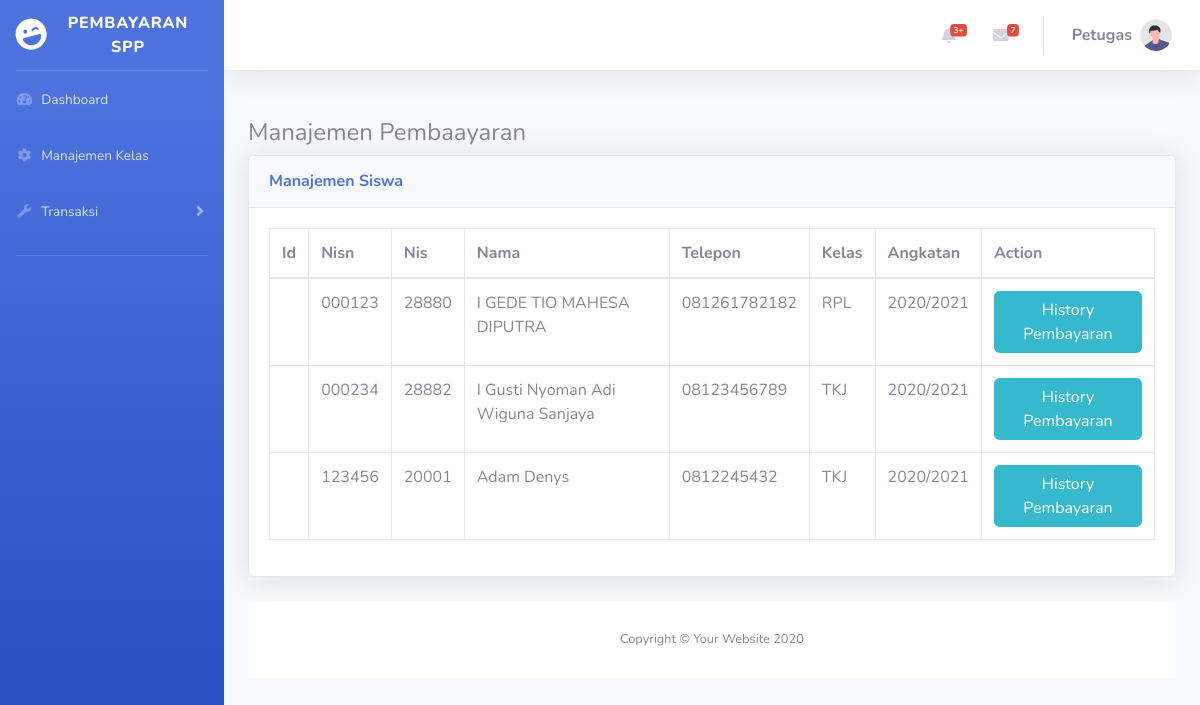
The app's page /public/admin_transaksi/index (signed in) with its own data.
### tables this page shows
CREATE TABLE `siswa` (
  `id` int(11) NOT NULL,
  `nisn` varchar(10) NOT NULL,
  `nis` varchar(5) NOT NULL,
  `nama` varchar(50) NOT NULL,
  `alamat` text NOT NULL,
  `telepon` varchar(14) NOT NULL,
  `kelas_id` int(11) NOT NULL,
  `pengguna_id` int(11) NOT NULL,
  `pembayaran_id` int(11) NOT NULL
);

CREATE TABLE `kelas` (
  `id` int(11) NOT NULL,
  `nama` varchar(50) NOT NULL,
  `kompetensi_keahlian` varchar(50) NOT NULL
);

CREATE TABLE `pembayaran` (
  `id` int(11) NOT NULL,
  `tahun_ajaran` varchar(9) NOT NULL,
  `nominal` int(11) NOT NULL
);

### app/core/Controller.php (called while the page is built, shortened)
<?php
class Controller{
    public function view($view, $data=[]){
        require_once "../app/views/".$view.".php";
    }
    public function model($model){
        return new $model;
    }
}

### app/controllers/Admin_transaksi.php (called while the page is built, shortened)
<?php
class Admin_transaksi extends Controller{
    public function index(){
        $siswa = $this->model('Siswa_model')->getSiswaWithRelation();
        $data = [
            'judul' => 'Manajemen Transaksi',
            'siswa' => $siswa
        ];
        $this->view('admin/admin_transaksi/index', $data);
    }
}

### app/core/App.php (called while the page is built, shortened)
<?php
class App{
    private $method = 'index';
    private $params = [];
    public function __construct()
    {
        $url = $this->parseURL();
        if(file_exists('../app/controllers/'.$url[0].'.php')){
            unset($url[0]);
        }
        $this->controller = new $this->controller;
        if(isset($url[1])){
            $this->method = $url[1];
        }
        call_user_func_array([$this->controller, $this->method], $this->params);
    }
    public function parseURL(){
        if(isset($_GET['url'])){
            $url = rtrim($_GET['url'], '/');
            $url = filter_var($url, FILTER_SANITIZE_URL);
            $url = explode('/', $url);
            return $url;
        }
    }
}

### public/index.php (called while the page is built, shortened)
<?php
$app = new App;

### app/core/Database.php (called while the page is built, shortened)
<?php
class Database{
    protected $host = DB_HOST;
    protected $user = DB_USER;
    protected $pass = DB_PASS;
    protected $dbname = DB_NAME;
    protected $dbh;
    protected $stmt;
    public function __construct()
    {
        $dsn = "mysql:host=".$this->host.";dbname=".$this->dbname;
        $option = [
            PDO::ATTR_PERSISTENT => true,
            PDO::ATTR_ERRMODE => PDO::ERRMODE_EXCEPTION
        ];
        try {
            $this->dbh = new PDO($dsn, $this->user, $this->pass, $option);
        } catch (Exception $e) {
            die($e->getMessage());
        }
    }
    public function query($query){
        $this->stmt = $this->dbh->prepare($query);
    }
    public function execute(){
        $this->stmt->execute();
    }
    public function resultSet(){
        $this->execute();
        return $this->stmt->fetchAll(PDO::FETCH_ASSOC);
    }
}

### app/models/Siswa_model.php (called while the page is built, shortened)
<?php
class Siswa_model{
    protected $db ;
    public function __construct()
    {
        $this->db = new Database;
    }
    public function getSiswaWithRelation(){
        $query = 'SELECT siswa.id, siswa.nisn, siswa.nis, siswa.nama, siswa.alamat, siswa.telepon, kelas.nama AS nama_kelas, pengguna.username, pembayaran.tahun_ajaran FROM `siswa` INNER JOIN kelas ON siswa.kelas_id = kelas.id INNER JOIN pengguna ON siswa.pengguna_id = pengguna.id INNER JOIN pembayaran ON siswa.pembayaran_id = pembayaran.id';
        $this->db->query($query);
        return $this->db->resultSet();
    }
}

### app/views/admin/admin_transaksi/index.php (the view)
<div class="container">
    <h4 class="mt-5">
        Manajemen Pembaayaran
    </h4>
    <div class="row">
        <div class="col">
        <div class="card shadow mb-4">
            <div class="card-header py-3">
                <h6 class="m-0 font-weight-bold text-primary">Manajemen Siswa</h6>
            </div>
            <div class="card-body">
                <div class="table-responsive">
                    <table class="table table-bordered" id="dataTable" width="100%" cellspacing="0">
                        <thead>
                            <tr>
                                <th>Id</th>
                                <th>Nisn</th>
                                <th>Nis</th>
                                <th>Nama</th>
                                <th>Telepon</th>
                                <th>Kelas</th>
                                <th>Angkatan</th>
                                <th>Action</th>
                            </tr>
                        </thead>
                        <tbody>
                            <?php foreach($data['siswa'] as $siswa): ?>
                            <tr>
                                <td></td>
                                <td><?= $siswa['nisn']; ?></td>
                                <td><?= $siswa['nis']; ?></td>
                                <td><?= $siswa['nama']; ?></td>
                                <td><?= $siswa['telepon']; ?></td>
                                <td><?= $siswa['nama_kelas']; ?></td>
                                <td><?= $siswa['tahun_ajaran']; ?></td>
                                <td>
                                    <a href="<?= BASEURL ?>/admin_transaksi/history/<?= $siswa['id']; ?>" class="btn btn-info">History Pembayaran</a>
                                </td>
                            </tr>
                            <?php endforeach; ?>
                        </tbody>
                    </table>
                </div>
            </div>
        </div>
    </div>
</div>

### records on screen
siswa: nisn "000123", nis "28880", nama "I GEDE TIO MAHESA DIPUTRA", telepon "081261782182", kelas.nama "RPL", pembayaran.tahun_ajaran "2020/2021"
siswa: nisn "000234", nis "28882", nama "I Gusti Nyoman Adi Wiguna Sanjaya", telepon "08123456789", kelas.nama "TKJ", pembayaran.tahun_ajaran "2020/2021"
siswa: nisn "123456", nis "20001", nama "Adam Denys", telepon "0812245432", kelas.nama "TKJ", pembayaran.tahun_ajaran "2020/2021"
